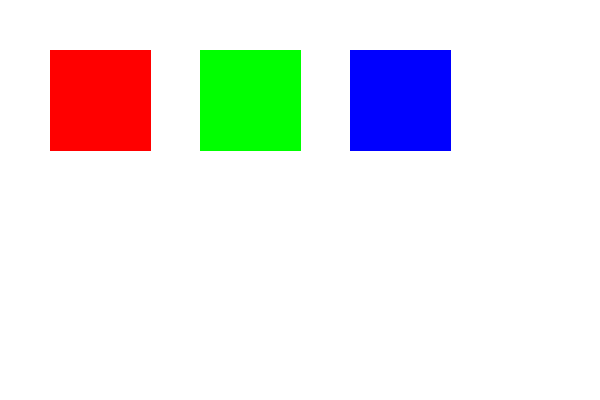
#> input picture debug_rgb_cmy.png, 600 x 400 px; its folder holds only this picture in this run
$ python robust_cancellation_extractor.py debug_rgb_cmy.png
#> lines starting #> are read from the running program, lines starting #| are printed output that depends on the picture; after the words box and inside, x2 and y2 are one past the last pixel; in counts of white or black regions, pixels touching at a corner belong together
#!/usr/bin/env python3
"""
Robust Philatelic Cancellation Extractor for 48-bit TIFFs

This tool works directly with 48-bit TIFF files from VueScan,
extracting cancellation layers without format conversion issues.
"""

import cv2
import numpy as np
import matplotlib.pyplot as plt
from PIL import Image
from pathlib import Path
import argparse
import sys

def load_48bit_tiff(image_path):
    """Load 48-bit TIFF using PIL, which handles it better than OpenCV."""
    print(f"Loading 48-bit TIFF: {image_path}")

    try:
        # Use PIL to load the image properly
        pil_image = Image.open(image_path)
        print(f"PIL format: {pil_image.mode}, size: {pil_image.size}")

        # Convert PIL image to numpy array
        img_array = np.array(pil_image)
        print(f"Array shape: {img_array.shape}, dtype: {img_array.dtype}")
        print(f"Value range: {img_array.min()} - {img_array.max()}")

        # Handle different bit depths
        if img_array.dtype == np.uint16:
            # 16-bit per channel - scale to 8-bit for processing
            # but keep precision by using float32 intermediate
            img_float = img_array.astype(np.float32) / 65535.0  # Normalize to 0-1
            img_8bit = (img_float * 255).astype(np.uint8)
            print(f"Converted to 8-bit: {img_8bit.min()} - {img_8bit.max()}")
        else:
            # Already 8-bit or other format
            img_8bit = img_array.astype(np.uint8)

        # Ensure we have RGB format (PIL might give us RGB, OpenCV expects BGR)
        if len(img_8bit.shape) == 3 and img_8bit.shape[2] == 3:
            # PIL gives RGB, convert to BGR for OpenCV compatibility
            img_bgr = cv2.cvtColor(img_8bit, cv2.COLOR_RGB2BGR)
            img_rgb = img_8bit  # PIL already gave us RGB
        elif len(img_8bit.shape) == 2:
            # Grayscale
            img_bgr = cv2.cvtColor(img_8bit, cv2.COLOR_GRAY2BGR)
            img_rgb = cv2.cvtColor(img_8bit, cv2.COLOR_GRAY2RGB)
        else:
            raise ValueError(f"Unsupported image shape: {img_8bit.shape}")

        return img_bgr, img_rgb, img_array  # Return original high-bit version too

    except Exception as e:
        print(f"PIL loading failed: {e}")
        # Fallback to OpenCV with error handling
        return load_with_opencv_fallback(image_path)

# [34 lines left out: function load_with_opencv_fallback, not called in this run]

def create_cancellation_mask(img_bgr):
    """Create cancellation detection mask using multiple methods."""
    # Convert to grayscale for processing
    gray = cv2.cvtColor(img_bgr, cv2.COLOR_BGR2GRAY)
    print(f"Grayscale range: {gray.min()} - {gray.max()}")

    masks = {}

    # Method 1: Dark regions threshold
    # Cancellations are typically darker than stamp colors
    threshold_value = 100  # Adjust based on your images
    _, dark_mask = cv2.threshold(gray, threshold_value, 255, cv2.THRESH_BINARY_INV)
    masks['dark_regions'] = dark_mask

    # Method 2: Adaptive threshold to catch varying lighting
    adaptive_mask = cv2.adaptiveThreshold(
        gray, 255, cv2.ADAPTIVE_THRESH_GAUSSIAN_C, cv2.THRESH_BINARY_INV, 15, 3
    )
    masks['adaptive'] = adaptive_mask

    # Method 3: Edge detection for postmark lines
    edges = cv2.Canny(gray, 30, 100)
    # Dilate to connect broken lines
    kernel = np.ones((2,2), np.uint8)
    edges_dilated = cv2.dilate(edges, kernel, iterations=1)
    masks['edges'] = edges_dilated

    # Method 4: Morphological operations to detect lines
    # Horizontal lines (common in postmarks)
    h_kernel = cv2.getStructuringElement(cv2.MORPH_RECT, (20, 1))
    horizontal = cv2.morphologyEx(gray, cv2.MORPH_OPEN, h_kernel)
    _, horizontal = cv2.threshold(horizontal, 30, 255, cv2.THRESH_BINARY)

    # Vertical lines
    v_kernel = cv2.getStructuringElement(cv2.MORPH_RECT, (1, 20))
    vertical = cv2.morphologyEx(gray, cv2.MORPH_OPEN, v_kernel)
    _, vertical = cv2.threshold(vertical, 30, 255, cv2.THRESH_BINARY)

    # Combine line detections
    lines = cv2.bitwise_or(horizontal, vertical)
    masks['lines'] = lines

    # Method 5: Text-like patterns (for postmark text)
    text_kernel = cv2.getStructuringElement(cv2.MORPH_ELLIPSE, (3, 3))
    text_patterns = cv2.morphologyEx(gray, cv2.MORPH_TOPHAT, text_kernel)
    _, text_patterns = cv2.threshold(text_patterns, 20, 255, cv2.THRESH_BINARY)
    masks['text_patterns'] = text_patterns

    # Combine all masks with different weights
    print("Combining detection masks...")
    combined = np.zeros_like(gray, dtype=np.uint8)

    # Give more weight to dark regions and adaptive threshold
    combined = cv2.bitwise_or(combined, dark_mask)
    combined = cv2.bitwise_or(combined, adaptive_mask)

    # Add line and edge detection
    combined = cv2.bitwise_or(combined, edges_dilated)
    combined = cv2.bitwise_or(combined, lines)

    # Clean up the combined mask
    # Close gaps
    kernel = np.ones((3,3), np.uint8)
    combined = cv2.morphologyEx(combined, cv2.MORPH_CLOSE, kernel, iterations=1)

    # Remove small noise
    combined = cv2.morphologyEx(combined, cv2.MORPH_OPEN, kernel, iterations=1)

    masks['combined_final'] = combined

    return combined, masks

def extract_cancellation_layers(img_bgr, img_rgb, mask):
    """Extract cancellation in multiple formats for study."""
    results = {}
    gray = cv2.cvtColor(img_bgr, cv2.COLOR_BGR2GRAY)

    # 1. Cancellation on white background (most useful for reading)
    cancellation_on_white = np.where(mask > 0, gray, 255)
    results['cancellation_on_white'] = cancellation_on_white

    # 2. Pure black cancellation on white (high contrast)
    binary_cancellation = np.where(mask > 0, 0, 255)
    results['binary_cancellation'] = binary_cancellation

    # 3. Enhanced contrast version
    cancellation_only = cv2.bitwise_and(gray, gray, mask=mask)
    if np.any(cancellation_only > 0):
        # Apply CLAHE (Contrast Limited Adaptive Histogram Equalization)
        clahe = cv2.createCLAHE(clipLimit=3.0, tileGridSize=(8,8))
        enhanced = clahe.apply(cancellation_only)
        enhanced_on_white = np.where(mask > 0, enhanced, 255)
        results['enhanced_cancellation'] = enhanced_on_white
    else:
        results['enhanced_cancellation'] = cancellation_on_white

    # 4. Inverted cancellation (white text on black background)
    inverted = 255 - cancellation_on_white
    results['inverted_cancellation'] = inverted

    # 5. Color-preserved cancellation
    mask_3d = np.stack([mask, mask, mask], axis=2) > 0
    color_cancellation = np.where(mask_3d, img_rgb, [255, 255, 255])
    results['color_cancellation'] = color_cancellation

    # 6. Edge-enhanced cancellation
    edges = cv2.Canny(gray, 30, 100)
    edge_cancellation = cv2.bitwise_and(edges, mask)
    edge_on_white = np.where(edge_cancellation > 0, 0, 255)
    results['edge_cancellation'] = edge_on_white

    return results

def analyze_cancellation(mask):
    """Analyze the detected cancellation characteristics."""
    total_pixels = mask.size
    cancellation_pixels = np.count_nonzero(mask)
    coverage_percentage = (cancellation_pixels / total_pixels) * 100

    # Find connected components
    num_labels, labels, stats, centroids = cv2.connectedComponentsWithStats(
        mask, connectivity=8
    )

    analysis = {
        'coverage_percentage': coverage_percentage,
        'total_pixels': total_pixels,
        'cancellation_pixels': cancellation_pixels,
        'num_components': num_labels - 1,  # Subtract background
    }

    if num_labels > 1:
        component_areas = stats[1:, cv2.CC_STAT_AREA]
        analysis['component_areas'] = component_areas.tolist()
        analysis['largest_component'] = int(np.max(component_areas))
        analysis['average_component'] = int(np.mean(component_areas))

    return analysis

# [71 lines left out: function create_results_plot, not called in this run]

def process_48bit_image(image_path, output_dir=None):
    """Main processing function for 48-bit TIFF images."""

    print(f"Processing 48-bit TIFF: {image_path}")
    print("-" * 50)

    # Load the image
    img_bgr, img_rgb, original_array = load_48bit_tiff(image_path)

    # Set up output directory
    if output_dir is None:
        output_dir = Path(image_path).parent / "cancellation_extraction_results"
    else:
        output_dir = Path(output_dir)

    output_dir.mkdir(exist_ok=True)
    base_name = Path(image_path).stem

    # Create cancellation mask
    print("\nCreating cancellation detection mask...")
    final_mask, component_masks = create_cancellation_mask(img_bgr)

    # Extract cancellation layers
    print("Extracting cancellation layers...")
    extraction_results = extract_cancellation_layers(img_bgr, img_rgb, final_mask)

    # Analyze results
    print("Analyzing cancellation characteristics...")
    analysis = analyze_cancellation(final_mask)

    # Save all results
    print("\nSaving results...")

    # Save the processing-resolution original
    cv2.imwrite(str(output_dir / f"{base_name}_original_8bit.png"), img_bgr)

    # Save final mask
    cv2.imwrite(str(output_dir / f"{base_name}_final_mask.png"), final_mask)

    # Save component masks
    for name, mask in component_masks.items():
        cv2.imwrite(str(output_dir / f"{base_name}_mask_{name}.png"), mask)

    # Save extraction results
    for name, result in extraction_results.items():
        if len(result.shape) == 3:  # Color image
            result_bgr = cv2.cvtColor(result, cv2.COLOR_RGB2BGR)
            cv2.imwrite(str(output_dir / f"{base_name}_{name}.png"), result_bgr)
        else:  # Grayscale
            cv2.imwrite(str(output_dir / f"{base_name}_{name}.png"), result)

    # Create and save comprehensive plot
    print("Creating results visualization...")
    fig = create_results_plot(img_rgb, final_mask, extraction_results,
                            component_masks, analysis, base_name)
    fig.savefig(str(output_dir / f"{base_name}_complete_analysis.png"),
                dpi=200, bbox_inches='tight')
    plt.close(fig)

    # Save analysis report
    with open(output_dir / f"{base_name}_analysis_report.txt", 'w') as f:
        f.write(f"48-bit TIFF Cancellation Analysis Report\n")
        f.write(f"Image: {Path(image_path).name}\n")
        f.write("=" * 60 + "\n\n")

        f.write(f"Original image shape: {original_array.shape}\n")
        f.write(f"Original image dtype: {original_array.dtype}\n")
        f.write(f"Processing resolution: {img_rgb.shape}\n\n")

        for key, value in analysis.items():
            f.write(f"{key.replace('_', ' ').title()}: {value}\n")

        f.write(f"\nExtraction methods generated:\n")
        for method in extraction_results.keys():
            f.write(f"  - {method.replace('_', ' ').title()}\n")

    print(f"\nResults saved to: {output_dir}")
    print(f"Coverage: {analysis['coverage_percentage']:.1f}% of image")
    print(f"Components detected: {analysis['num_components']}")

    return output_dir

def main():
    parser = argparse.ArgumentParser(
        description='Extract cancellations from 48-bit TIFF stamp images'
    )
    parser.add_argument('image_path', help='Path to 48-bit TIFF image')
    parser.add_argument('--output', '-o', help='Output directory')
    parser.add_argument('--batch', '-b', action='store_true',
                       help='Process all TIFF files in directory')

    args = parser.parse_args()

    input_path = Path(args.image_path)

    if args.batch and input_path.is_dir():
        # Process all TIFF files
        tiff_files = list(input_path.glob('*.tif')) + list(input_path.glob('*.tiff'))
        print(f"Found {len(tiff_files)} TIFF files to process")

        for tiff_file in tiff_files:
            try:
                print(f"\n{'='*60}")
                output_dir = process_48bit_image(str(tiff_file), args.output)
                print(f"✓ Completed: {tiff_file.name}")
            except Exception as e:
                print(f"✗ Error processing {tiff_file.name}: {e}")

    elif input_path.is_file():
        try:
            output_dir = process_48bit_image(str(input_path), args.output)
#> in load_48bit_tiff, pil_image is the input picture: PIL image 600x400 RGB; mean R, G, B 233.3, 233.3, 233.3
#| PIL format: RGB, size: (600, 400)
#| Array shape: (400, 600, 3), dtype: uint8
#| Value range: 0 - 255
#> in create_cancellation_mask, `gray = cv2.cvtColor(img_bgr, cv2.COLOR_BGR2GRAY)`:
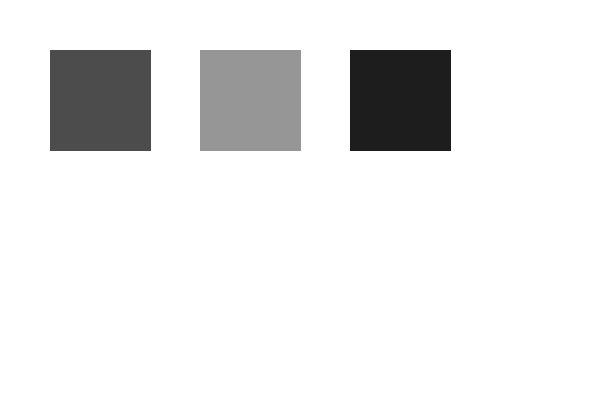
#> gray: shape (400, 600); min 29, max 255, mean 233.3
#| Grayscale range: 29 - 255
#> in create_cancellation_mask, `_, dark_mask = cv2.threshold(gray, threshold_value, 255, cv2.THRESH_BI..`:
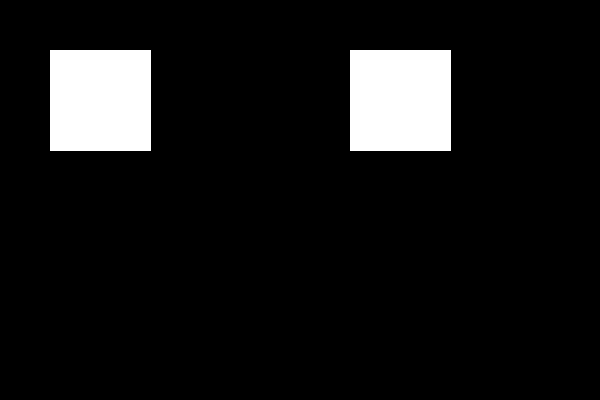
#> dark_mask: shape (400, 600); 8.5% white; 2 white regions, box (x1, y1, x2, y2) and area: (50, 50, 151, 151) 10201, (350, 50, 451, 151) 10201
#> in create_cancellation_mask, `adaptive_mask = cv2.adaptiveThreshold( gray, 255, cv2.ADAPTIVE_THRESH_..`:
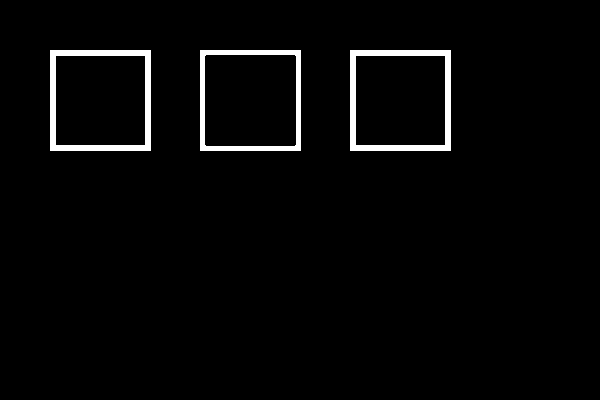
#> adaptive_mask: shape (400, 600); 2.7% white; 3 white regions, box (x1, y1, x2, y2) and area: (50, 50, 151, 151) 2280, (350, 50, 451, 151) 2280, (200, 50, 301, 151) 1924
#> in create_cancellation_mask, `edges_dilated = cv2.dilate(edges, kernel, iterations=1)`:
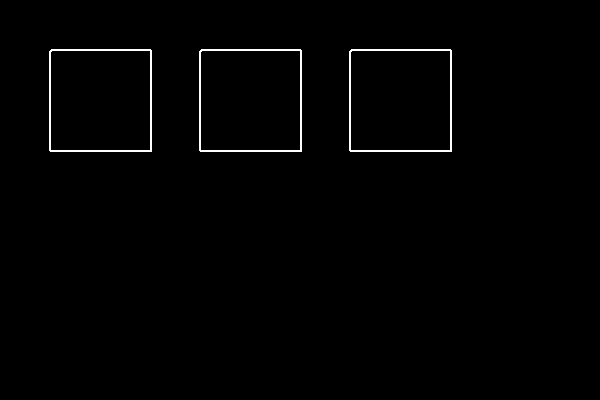
#> edges_dilated: shape (400, 600); 1% white in thin lines or dots, all inside (x1, y1, x2, y2) = (49, 49, 452, 152)
#> in create_cancellation_mask, `lines = cv2.bitwise_or(horizontal, vertical)`:
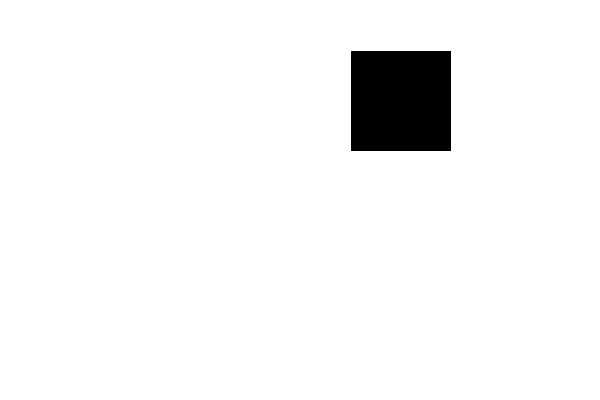
#> lines: shape (400, 600); 95.8% white; 1 black region, box (x1, y1, x2, y2) and area: (351, 51, 451, 151) 10000
#> in create_cancellation_mask, `combined = cv2.bitwise_or(combined, edges_dilated)`:
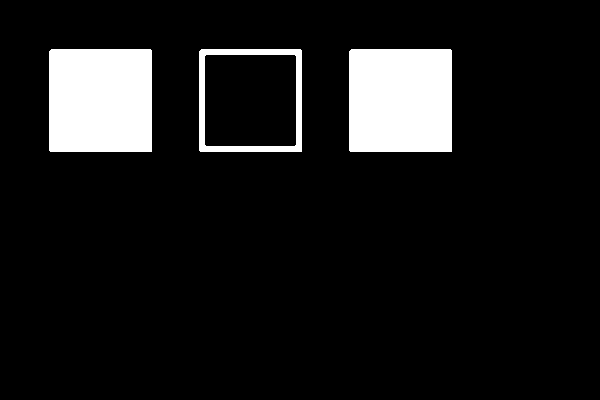
#> combined: shape (400, 600); 9.8% white; 3 white regions, box (x1, y1, x2, y2) and area: (49, 49, 152, 152) 10604, (349, 49, 452, 152) 10604, (199, 49, 302, 152) 2327
#> in process_48bit_image, `final_mask, component_masks = create_cancellation_mask(img_bgr)`: component_masks = 6 items
#> in extract_cancellation_layers, `inverted = 255 - cancellation_on_white`:
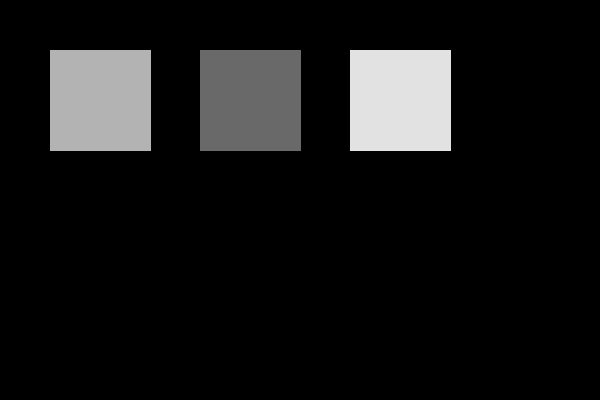
#> inverted: shape (400, 600); min 0, max 226, mean 21.7
#> in analyze_cancellation, `cancellation_pixels = np.count_nonzero(mask)`: cancellation_pixels = 240000
#> in analyze_cancellation, `coverage_percentage = (cancellation_pixels / total_pixels) * 100`: coverage_percentage = 100
#> in analyze_cancellation, `num_labels, labels, stats, centroids = cv2.connectedComponentsWithStat..`: num_labels = 2; stats = [[-1, 2147483647, 0, 0, 0], [0, 0, 600, 400, 240000]]; centroids = [[nan, nan], [299.5, 199.5]]
#> in analyze_cancellation, `analysis = { 'coverage_percentage': coverage_percentage, 'total_pixels..`: analysis = {'coverage_percentage': 100, 'total_pixels': 240000, 'cancellation_pixels': 240000, 'num_components': 1}
#> in analyze_cancellation, `component_areas = stats[1:, cv2.CC_STAT_AREA]`: component_areas = [240000]
#> in process_48bit_image, `analysis = analyze_cancellation(final_mask)`: analysis = {'coverage_percentage': 100, 'total_pixels': 240000, 'cancellation_pixels': 240000, 'num_components': 1, 'component_areas': [240000], 'largest_component': 240000, 'average_component': 240000}
#> the loop in process_48bit_image, `for name, mask in component_masks.items():` made 6 passes
#> the loop in process_48bit_image, `for name, result in extraction_results.items():` made 5 passes

            # Open results
            results_plot = output_dir / f"{input_path.stem}_complete_analysis.png"
            if results_plot.exists():
                print(f"\nOpening results visualization...")
                import subprocess
                subprocess.run(['open', str(results_plot)], check=False)

        except Exception as e:
            print(f"Error: {e}")
#> (the run stopped early here; a loop or call above may not have finished)

$ run again, on test_integration_image.png
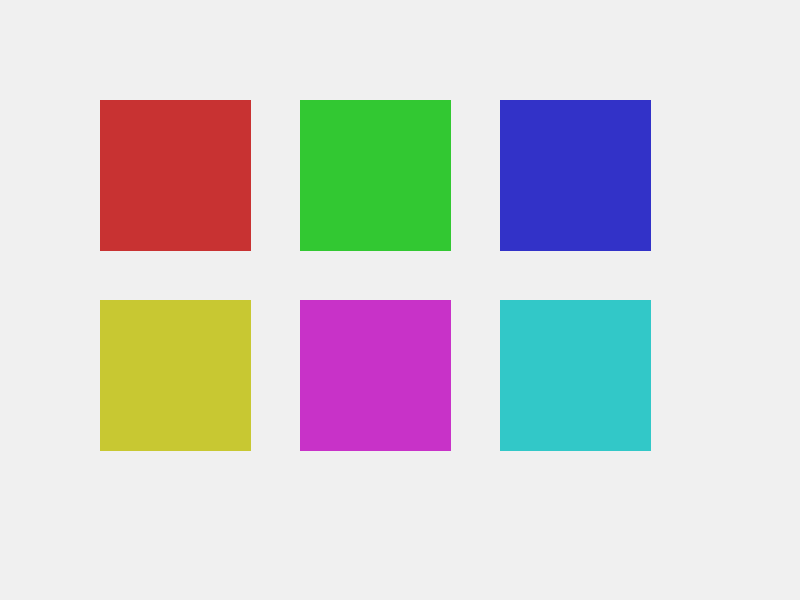
#> input picture test_integration_image.png, 800 x 600 px
#> in load_48bit_tiff, pil_image is the input picture: PIL image 800x600 RGB; mean R, G, B 207.2, 207.2, 207.2
#| PIL format: RGB, size: (800, 600)
#| Array shape: (600, 800, 3), dtype: uint8
#| Value range: 50 - 240
#| Grayscale range: 67 - 240
#> in create_cancellation_mask, `_, dark_mask = cv2.threshold(gray, threshold_value, 255, cv2.THRESH_BI..`:
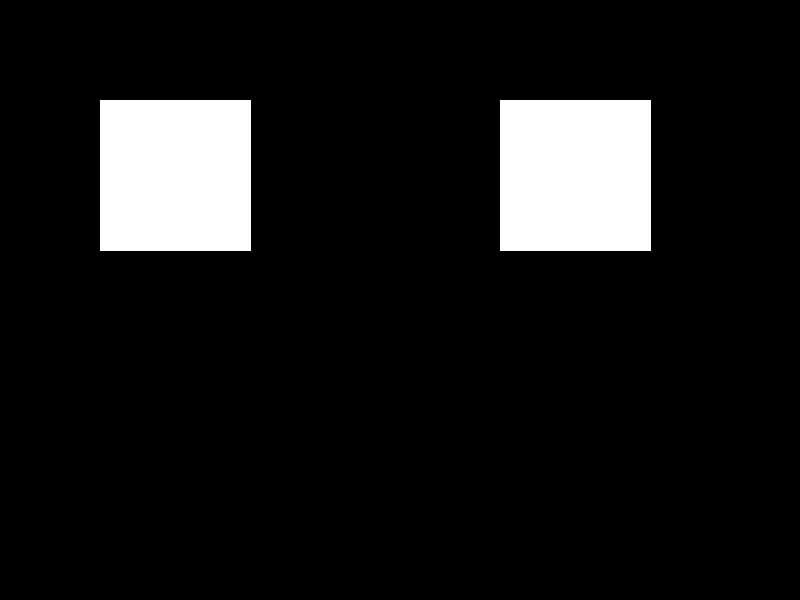
#> dark_mask: shape (600, 800); 9.5% white; 2 white regions, box (x1, y1, x2, y2) and area: (100, 100, 251, 251) 22801, (500, 100, 651, 251) 22801
#> adaptive_mask: shape (600, 800); 3.7% white; 6 white regions, box (x1, y1, x2, y2) and area: (500, 100, 651, 251) 3480, (100, 100, 251, 251) 2932, (300, 100, 451, 251) 2924, (300, 300, 451, 451) 2924, (500, 300, 651, 451) 2924, (100, 300, 251, 451) 2364
#> edges: shape (600, 800); 0.75% white in thin lines or dots, all inside (x1, y1, x2, y2) = (99, 99, 651, 451)
#> edges_dilated: shape (600, 800); 1.5% white in thin lines or dots, all inside (x1, y1, x2, y2) = (99, 99, 652, 452)
#> text_patterns: shape (600, 800); every value is 0
#> component_masks = 6 items
#> binary_cancellation: shape (600, 800) int64; every value is 0
#> in extract_cancellation_layers, `inverted = 255 - cancellation_on_white`:
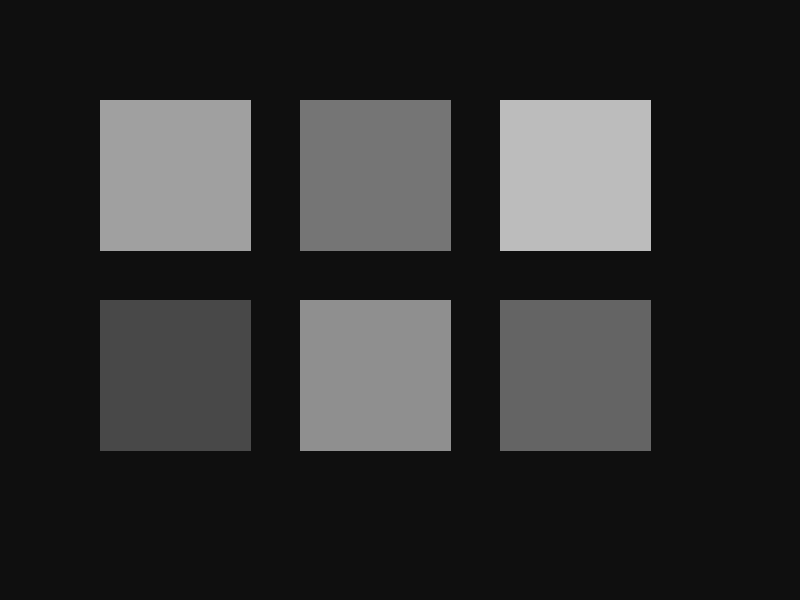
#> inverted: shape (600, 800); min 15, max 188, mean 47.8
#> mask_3d: shape (600, 800, 3) bool; every value is 1
#> cancellation_pixels = 480000
#> coverage_percentage = 100
#> labels: shape (600, 800) int32; every value is 1
#> num_labels = 2; stats = [[-1, 2147483647, 0, 0, 0], [0, 0, 800, 600, 480000]]; centroids = [[nan, nan], [399.5, 299.5]]
#> in analyze_cancellation, `analysis = { 'coverage_percentage': coverage_percentage, 'total_pixels..`: analysis = {'coverage_percentage': 100, 'total_pixels': 480000, 'cancellation_pixels': 480000, 'num_components': 1}
#> component_areas = [480000]
#> in process_48bit_image, `analysis = analyze_cancellation(final_mask)`: analysis = {'coverage_percentage': 100, 'total_pixels': 480000, 'cancellation_pixels': 480000, 'num_components': 1, 'component_areas': [480000], 'largest_component': 480000, 'average_component': 480000}
#> the loop in process_48bit_image, `for name, mask in component_masks.items():` made 6 passes
#> the loop in process_48bit_image, `for name, result in extraction_results.items():` made 5 passes
